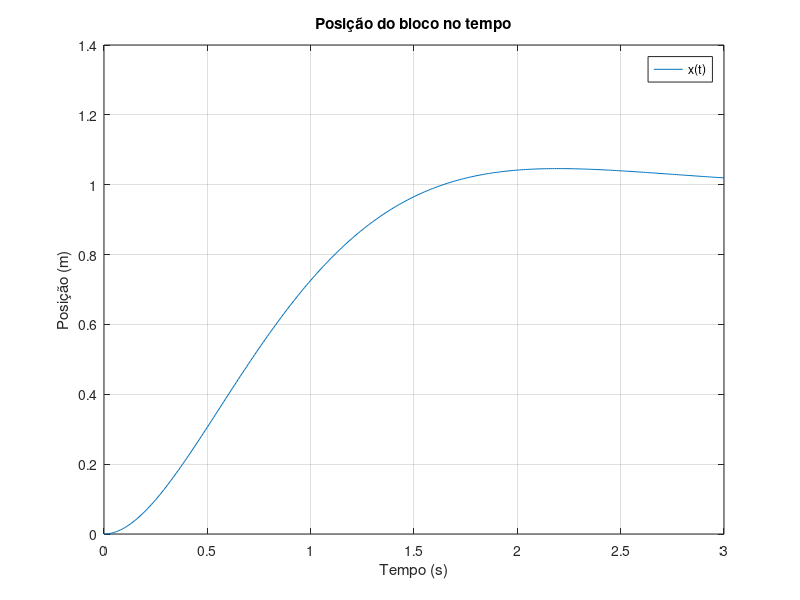

This chart was generated by the following MATLAB code:
t = 0:0.01:3
% Função da posição calculada analiticamente
x = -exp(-1.4*t).*cos(1.43*t) - 0.98*exp(-1.4*t).*sin(1.43*t) + 1
plot(t, x)
hold on
xlabel('Tempo (s)')
ylabel('Posição (m)')
legend('x(t)')
title('Posição do bloco no tempo')
grid on % Coloca uma malha no grafico (ajuda a ler)
% salva figura como png
print -dpng grafico.png